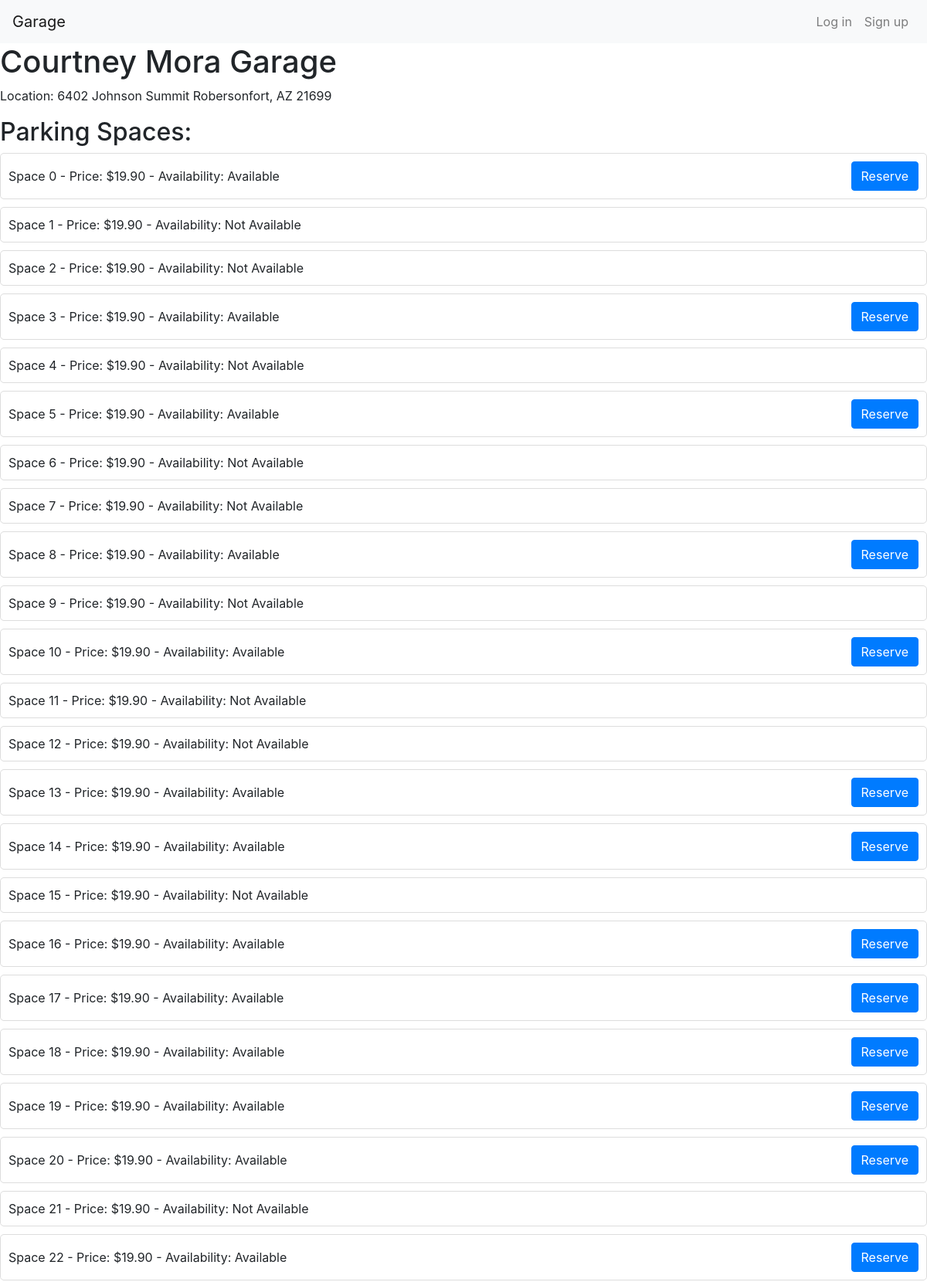
The page /garage/1 (upper part) on the database its author committed.
### models.py (models this page shows)
class Garage(Base):
    __tablename__ = "garages"
    id = Column(Integer, primary_key=True)
    name = Column(String(50))
    location = Column(String(100))

class ParkingSpace(Base):
    __tablename__ = "parking_spaces"
    id = Column(Integer, primary_key=True)
    number = Column(Integer)
    price = Column(Integer)
    availability = Column(Boolean)
    garage_id = Column(Integer)

### app.py (the view)
@app.route("/garage/<int:garage_id>")
def garage_parking_spaces(garage_id):
    garage = Garages.getGarageById(garage_id)
    if garage is None:
        return "404", 404
    parking_spaces = Garages.getSpacesbyGarageID(garage_id)
    return render_template(
        "garage.html", garage=garage, parking_spaces=parking_spaces, user=getUser()
    )

### app.py (called while the page is built)
def getUser():
    return current_user.username if current_user.is_authenticated else None

### models.py (called while the page is built)
    def getGarageById(id):
        garage_id = session.query(Garage).get(id)
        return garage_id

    def getSpacesbyGarageID(garage_id):
        spaces = session.query(ParkingSpace).filter_by(garage_id=garage_id).all()
        return spaces

### templates/garage.html (shortened to what this page needs)
<!DOCTYPE html>
<html lang="en">
<head>
    <link rel="stylesheet" href="https://maxcdn.bootstrapcdn.com/bootstrap/4.0.0/css/bootstrap.min.css">
</head>
<body>
    {% include "head.html" %}
    <h1>{{ garage.name }}</h1>
    <p>Location: {{ garage.location }}</p>
    <h2>Parking Spaces:</h2>
    <div>
        {% for space in parking_spaces %}
        <div class="parking-space">
            <span>Space {{ space.number }} - Price: ${{'{:,.2f}'.format(space.price)}} - Availability: {% if space.availability %}Available{% else %}Not Available{% endif %}</span>
            {% if space.availability %}
            <a href="/parking_space/{{ space.id }}" class="btn btn-primary btn-reserve">Reserve</a>
            {% endif %}
        </div>
        {% endfor %}
    </div>
</body>
</html>

### templates/garage.html (style rules this page uses)
.parking-space { margin-bottom: 10px; padding: 10px; border: 1px solid #ddd; border-radius: 5px; display: flex; justify-content: space-between; align-items: center; }
.parking-space .btn-reserve { margin-left: 10px; }

### rows shown on the page
Garage: name "Courtney Mora Garage", location "6402 Johnson Summit Robersonfort, AZ 21699"
ParkingSpace: number "0", price "19.90", availability "Available"
ParkingSpace: number "1", price "19.90", availability "Not Available"
ParkingSpace: number "2", price "19.90", availability "Not Available"
ParkingSpace: number "3", price "19.90", availability "Available"
ParkingSpace: number "4", price "19.90", availability "Not Available"
ParkingSpace: number "5", price "19.90", availability "Available"
ParkingSpace: number "6", price "19.90", availability "Not Available"
ParkingSpace: number "7", price "19.90", availability "Not Available"
ParkingSpace: number "8", price "19.90", availability "Available"
ParkingSpace: number "9", price "19.90", availability "Not Available"
ParkingSpace: number "10", price "19.90", availability "Available"
ParkingSpace: number "11", price "19.90", availability "Not Available"
ParkingSpace: number "12", price "19.90", availability "Not Available"
ParkingSpace: number "13", price "19.90", availability "Available"
ParkingSpace: number "14", price "19.90", availability "Available"
ParkingSpace: number "15", price "19.90", availability "Not Available"
ParkingSpace: number "16", price "19.90", availability "Available"
ParkingSpace: number "17", price "19.90", availability "Available"
ParkingSpace: number "18", price "19.90", availability "Available"
ParkingSpace: number "19", price "19.90", availability "Available"
ParkingSpace: number "20", price "19.90", availability "Available"
ParkingSpace: number "21", price "19.90", availability "Not Available"
ParkingSpace: number "22", price "19.90", availability "Available"
